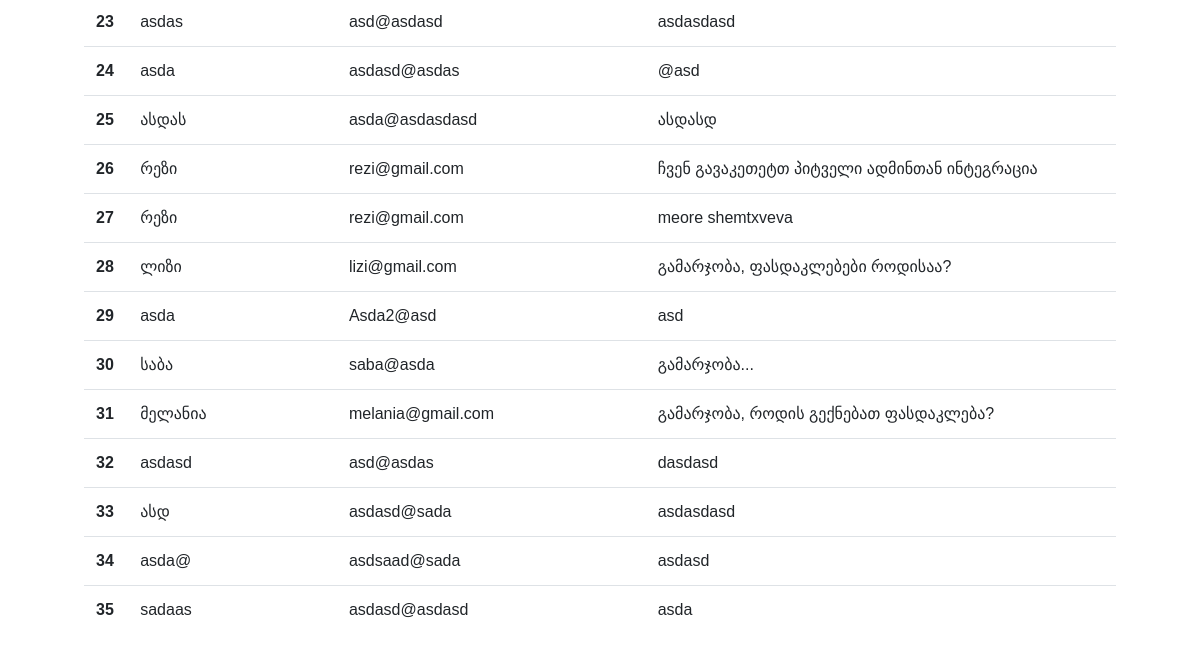
The app's page /admin/admin_contacts (lower part), older data.
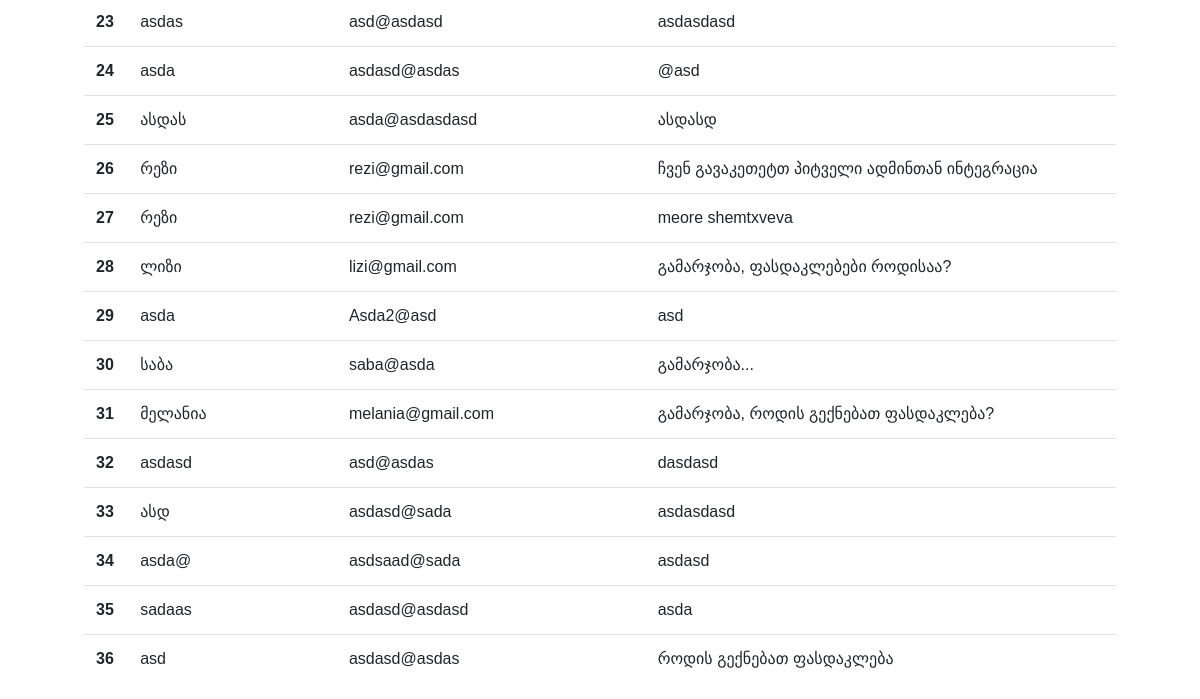
The same page, newer data.
### tables this page shows
CREATE TABLE contacts (
                id INTEGER PRIMARY KEY AUTOINCREMENT,
                name TEXT NOT NULL,
                email TEXT NOT NULL,
                question TEXT NOT NULL
            );

### main.py (the view)
@app.route('/admin/admin_contacts')
def admin_contacts():
    conn = sqlite3.connect('my_blogs.db')
    c = conn.cursor()
    c.execute('SELECT * FROM contacts')
    rows = c.fetchall()
    conn.close()
    questions = []
    for row in rows:
        questions.append({'id': row[0], 'name': row[1], 'email': row[2], 'question': row[3]})
    print(questions)
    return render_template('admin_contacts.html', questions=questions)

### templates/admin_contacts.html (shortened to what this page needs)
<!doctype html>
<html lang="en">
<head>
    <link rel="stylesheet" href="https://cdn.jsdelivr.net/npm/bootstrap@4.4.1/dist/css/bootstrap.min.css"
>
</head>
<body>
<br>
<br>
<table class="table main-box">
    <tbody>
    {%for question in questions%}
    <tr>
        <th scope="row">{{question['id']}}</th>
        <td>{{question['name']}}</td>
        <td>{{question['email']}}</td>
        <td>{{question['question']}}</td>
    </tr>
    {% endfor %}
    </tbody>
</table>
</body>
</html>

### templates/admin_contacts.html (style rules this page uses)
body { font-family: "ALK Sanet", sans-serif; }
.main-box { width: 86%; margin-left: 7%; margin-top: 2%; }

Row changes from the older to the newer data that the page shows:
added contacts: id "36", name "asd", email "asdasd@asdas", question "როდის გექნებათ ფასდაკლება"
